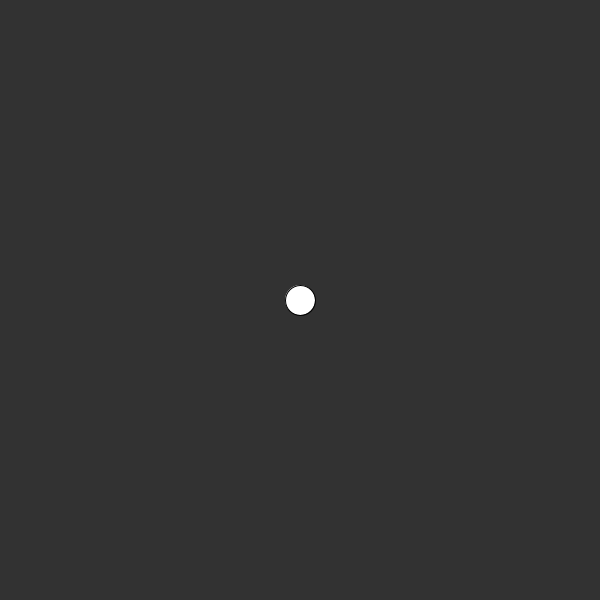
Frame 1 (no input)
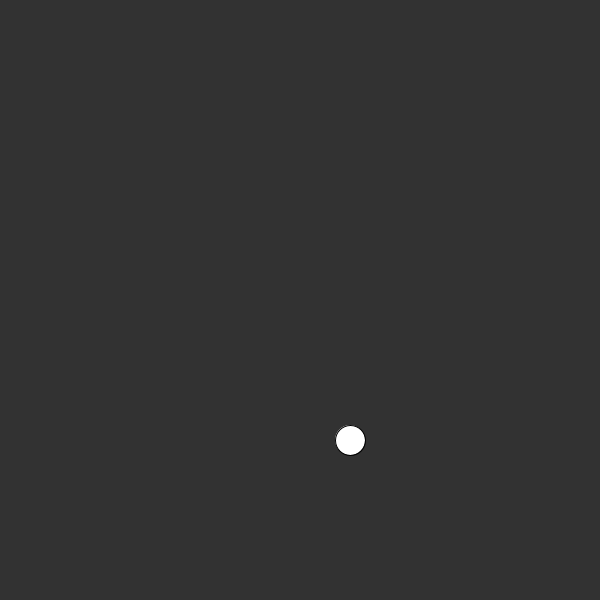
Frame 60 (the mouse pressed at the canvas centre just before this capture)
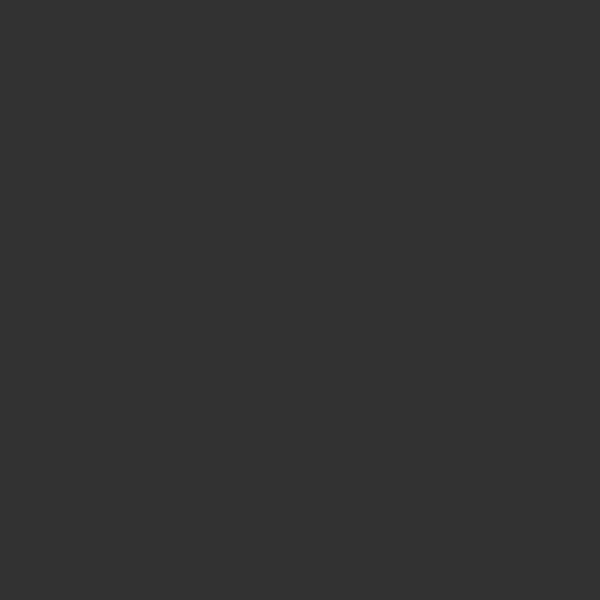
Frame 120 (the mouse held since frame 60 and released just before this capture)

The Processing sketch that drew these frames (run headless with seeded random() and noise(); from frame 60 on, the mouse is pressed at the canvas centre):

// Processing sketch: sketch_2
// ── sketch_2.pde
// in this sketch there is currently a 50% chance that 
// the drawn ellipse will move 10 pixels to the right 
// every frame, and a 50% chance that it will move to 
// 10 pixels to the left. 

// change the sketch so there is a 25% chance that it will 
// move left, 25% chance that it will move right, 25% chance 
// up, and 25% chance down.

float xPos;
float yPos;

void setup() {
  size(600, 600);
  xPos = width/2;
  yPos = height/2;
  frameRate(10);
}

void draw() {
  background(50);
  ellipse(xPos, yPos, 30, 30);

  float r = random(0, 3);

  if (int(r) == 0) {
    xPos += 10;
  } 
  if (int(r) == 1) {
    xPos -= 10;
  }
  if (int(r) == 2) {
    yPos += 10;

    if (int(r) == 3) {
      yPos -= 10;
    }
  }
} 
